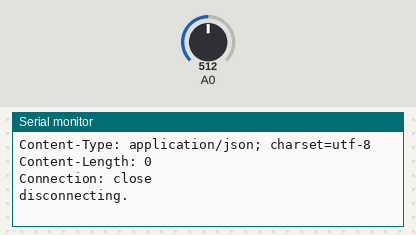
This sketch was run on a simulated Arduino Uno, built with avr-gcc and run on an emulated ATmega328P. On the bench: the last lines printed to the serial monitor. Inputs (shaded band) come from the test bench; at power-on: A0 = 512. WiFi joins after 1.5 s; servers stay silent unless stated; uploads are accepted with an empty reply.

Above: at 3.0 s.
3.1 s: A0 set to 716
At 3.57 s:
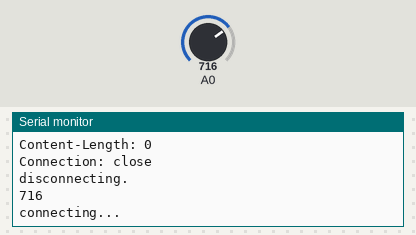
6.1 s: A0 set to 900
At 7.19 s:
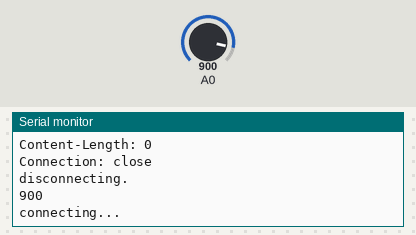
Timing chart, 0 to 9.1 s (numbered marks = the images above; inputs shaded):
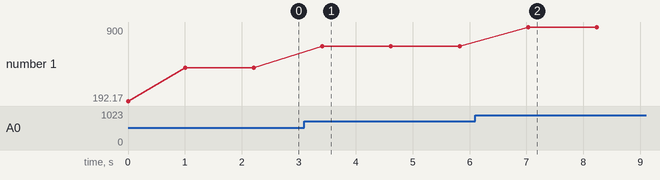

Measured:
- after the input at 3.1 s, the serial monitor: prints a new line after 0.31 s (image 1)
- after the input at 6.1 s, the serial monitor: prints a new line after 0.93 s (image 2)
- plotted number 1: 512 → 716 after the input at 3.1 s, 716 → 900 after the input at 6.1 s

The sketch:

sketch_jul28a.ino
```cpp
#include <Ethernet.h>
    #include <SPI.h>

    byte mac[] = { 0xDE, 0xAD, 0xBE, 0xEF, 0xFE, 0xED };
    byte ip[] = {  192, 168, 0, 2};
    byte gateway[] = { 192, 168, 0, 1 };

  unsigned long lastConnectionTime = 0;          // last time you connected to the server, in milliseconds
boolean lastConnected = false;                 // state of the connection last time through the main loop
const unsigned long postingInterval = 1000;  // delay between updates, in milliseconds


    EthernetClient client;

void setup()
    {
    Ethernet.begin(mac, ip, gateway);
    Serial.begin(9600);
    Serial.println(Ethernet.localIP());
    }

void loop() {
  // if there's incoming data from the net connection.
  // send it out the serial port.  This is for debugging
  // purposes only:
  if (client.available()) {
    char c = client.read();
    Serial.print(c);
  }

  // if there's no net connection, but there was one last time
  // through the loop, then stop the client:
  if (!client.connected() && lastConnected) {
    Serial.println();
    Serial.println("disconnecting.");
    client.stop();
  }

  // if you're not connected, and ten seconds have passed since
  // your last connection, then connect again and send data:
  if(!client.connected() && (millis() - lastConnectionTime > postingInterval)) {
    httpRequest();
  }
  // store the state of the connection for next time through
  // the loop:
  lastConnected = client.connected();
}

void httpRequest() {
  // if there's a successful connection:

    int sensorValue = analogRead(A0);
    Serial.println(sensorValue);

    String temp= "temp=";
    temp += sensorValue;


    Serial.println("connecting...");

    if (client.connect("192.168.0.1",82))
    {
    Serial.println("Sending to Server: ");
    client.println("POST /ArduinoEtho/arduino.php HTTP/1.1");
    Serial.print("POST /ArduinoEtho/arduino.php HTTP/1.1");
    client.println("Host: 192.168.0.1");
    client.println("Content-Type: application/x-www-form-urlencoded");
    client.println("Connection: close");
    client.println("User-Agent: Arduino/1.0");
    client.print("Content-Length: ");
    client.println(temp.length());
    client.println();
    client.print(temp);
    client.println();

    // note the time that the connection was made:
    lastConnectionTime = millis();
    }

    else
    {
    Serial.println("Cannot connect to Server");
    }


}
```
